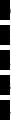

Here is the Python script that generated this plot:
import svgwrite

from settings import *

def draw(datastructure):
    draw_ds(datastructure)


def draw_ds(ds, x=0.0, y=0.0, dwg=None):
    if dwg is None:
        dwg = svgwrite.Drawing('chalk.svg', profile='tiny')
        dwg.add_stylesheet(STYLE_SHEET, title="chalk-style")

    if type(ds) is list:
        for item in ds:
            px,py = (x,y)

            x,y = draw_ds(item, x, y, dwg)


    else:
        print('drawing %s' % ds)
        
        g = dwg.g(class_=TEXT_CLASS)
        g.add(dwg.rect(insert=(x, y), size=(10.0, 2*PADDING+FONT_SIZE)))
        g.add(dwg.text(str(ds), insert=(x+PADDING, y+PADDING+FONT_SIZE)))

        dwg.add(g)

        # dwg.add(dwg.text(str(ds), insert=(x+PADDING, y+PADDING+FONT_SIZE)))
        
        return (x,y+2*PADDING+FONT_SIZE+MARGIN)
    
    dwg.save()
